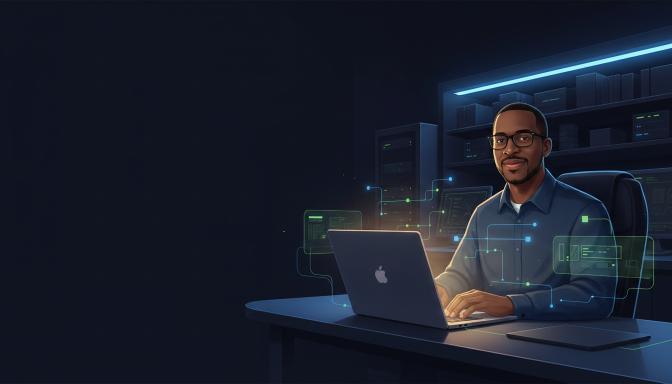
#> input picture design/skool/runware-raw-cover.png, 1344 x 768 px (shown at 1/2 size)
$ python generate_course_cover.py
#> lines starting #> are read from the running program, lines starting #| are printed output that depends on the picture
#!/usr/bin/env python3
"""Generate the Builders Lab Course 01 cover in the current Skool theme."""
from __future__ import annotations

from pathlib import Path
from PIL import Image, ImageDraw, ImageFont, ImageOps

ROOT = Path(__file__).resolve().parent
FONTS = ROOT / "course-cover-assets" / "fonts"
RAW_ART = ROOT / "runware-raw-cover.png"
OUTPUT_DIR = ROOT / "courses" / "01-client-knowledge-portal" / "Course Art"
OUTPUT = OUTPUT_DIR / "client-knowledge-portal-cover-1280x720.png"

WIDTH, HEIGHT = 1280, 720
NAVY = (8, 18, 35)
NAVY_DEEP = (5, 12, 25)
BLUE = (45, 137, 255)
CYAN = (70, 220, 255)
LIME = (154, 255, 93)
WHITE = (244, 248, 255)
LIGHT_BLUE = (173, 214, 255)
MUTED = (169, 186, 210)


def font(filename: str, size: int, variation: str | None = None) -> ImageFont.FreeTypeFont:
    face = ImageFont.truetype(FONTS / filename, size)
    if variation and hasattr(face, "set_variation_by_name"):
        face.set_variation_by_name(variation)
    return face


def add_left_readability_gradient(image: Image.Image) -> Image.Image:
    overlay = Image.new("RGBA", image.size, (0, 0, 0, 0))
    pixels = overlay.load()
    for x in range(WIDTH):
        if x <= 410:
            alpha = 88
        elif x >= 790:
            alpha = 0
        else:
            alpha = round(88 * (1 - (x - 410) / 380))
        for y in range(HEIGHT):
            pixels[x, y] = (*NAVY_DEEP, alpha)
    return Image.alpha_composite(image.convert("RGBA"), overlay)


def rounded_label(draw: ImageDraw.ImageDraw) -> None:
    box = (70, 58, 407, 106)
    draw.rounded_rectangle(box, radius=24, fill=(13, 35, 68, 226), outline=(74, 133, 205, 170), width=1)
    draw.ellipse((91, 76, 105, 90), fill=LIME)
    label_font = font("IBMPlexMono-Medium.ttf", 16)
    draw.text((120, 70), "BUILDERS LAB · COURSE 01", font=label_font, fill=MUTED)


def add_signal_details(draw: ImageDraw.ImageDraw) -> None:
    mono = font("IBMPlexMono-Medium.ttf", 15)
    small = font("IBMPlexMono-Regular.ttf", 13)

    draw.text((72, 554), "UPLOAD", font=mono, fill=MUTED)
    draw.line((137, 564, 166, 564), fill=BLUE, width=2)
    draw.ellipse((162, 560, 170, 568), fill=CYAN)
    draw.text((183, 554), "RECORD", font=mono, fill=MUTED)
    draw.line((248, 564, 277, 564), fill=BLUE, width=2)
    draw.ellipse((273, 560, 281, 568), fill=CYAN)
    draw.text((294, 554), "REVIEW", font=mono, fill=MUTED)
    draw.line((359, 564, 388, 564), fill=BLUE, width=2)
    draw.ellipse((384, 560, 392, 568), fill=LIME)
    draw.text((405, 554), "APPROVE", font=mono, fill=MUTED)

    draw.text((72, 628), "DATA BEFORE AGENTS", font=small, fill=MUTED)
    draw.line((72, 612, 481, 612), fill=(38, 65, 105), width=1)
    draw.line((72, 612, 218, 612), fill=BLUE, width=3)
    draw.line((218, 612, 270, 612), fill=LIME, width=3)


def generate() -> Path:
    if not RAW_ART.exists():
        raise FileNotFoundError(f"Missing established Builders Lab artwork: {RAW_ART}")

    OUTPUT_DIR.mkdir(parents=True, exist_ok=True)
    raw = Image.open(RAW_ART).convert("RGB")
    canvas = ImageOps.fit(raw, (WIDTH, HEIGHT), method=Image.Resampling.LANCZOS, centering=(0.50, 0.50)).convert("RGBA")
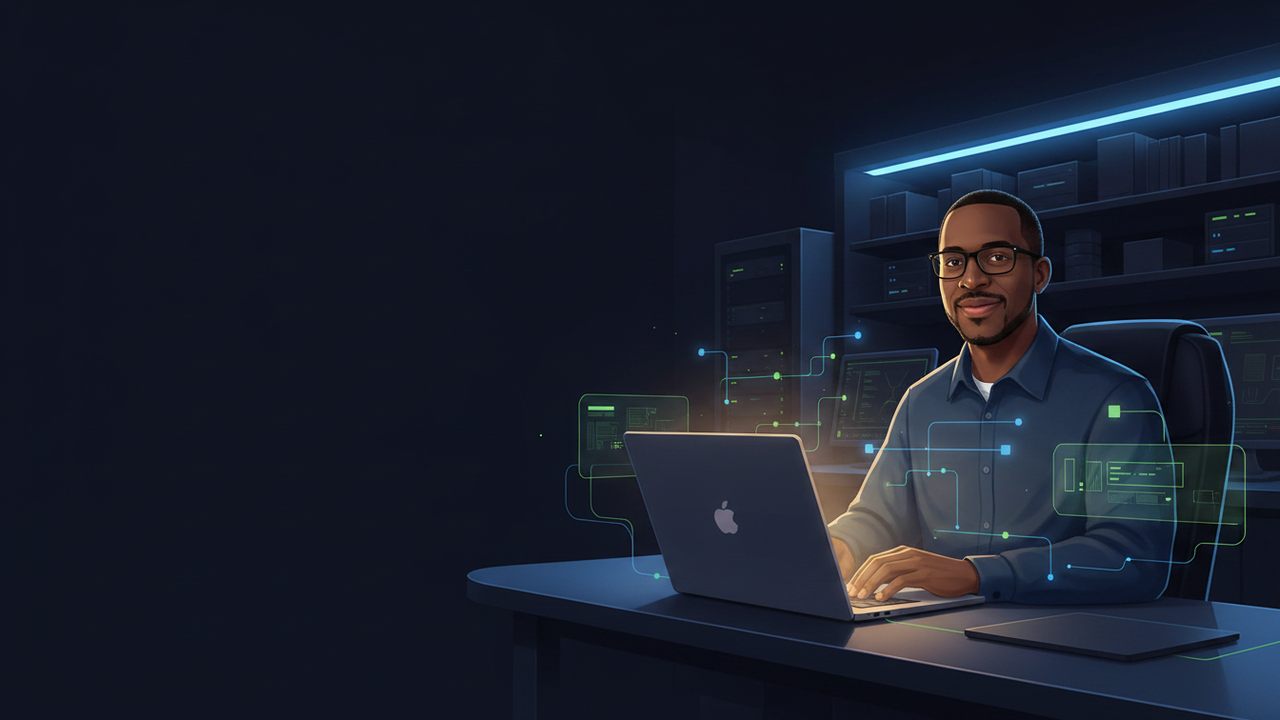
#> canvas: PIL image 1280x720 RGBA; mean R, G, B, A 25.7, 31.4, 45.2, 255
    canvas = add_left_readability_gradient(canvas)
#> in add_left_readability_gradient, `overlay = Image.new("RGBA", image.size, (0, 0, 0, 0))`: overlay: PIL image 1280x720 RGBA; every value is 0
    draw = ImageDraw.Draw(canvas, "RGBA")

    rounded_label(draw)

    title_font = font("Manrope-Variable.ttf", 68, "ExtraBold")
    portal_font = font("Manrope-Variable.ttf", 76, "ExtraBold")
    subtitle_font = font("Manrope-Variable.ttf", 27, "Bold")
    supporting_font = font("Manrope-Variable.ttf", 19, "Medium")

    draw.text((70, 165), "Client Knowledge", font=title_font, fill=WHITE)
    draw.text((70, 242), "Portal", font=portal_font, fill=LIGHT_BLUE)

    draw.line((72, 350, 427, 350), fill=BLUE, width=6)
    draw.line((427, 350, 498, 350), fill=LIME, width=6)

    draw.text((70, 394), "Build a controlled document intake", font=subtitle_font, fill=WHITE)
    draw.text((70, 434), "for one AI project.", font=subtitle_font, fill=WHITE)
    draw.text((72, 490), "Private files. Tracked status. Human approval.", font=supporting_font, fill=MUTED)

    add_signal_details(draw)

    # Sparse network points extend the established systems motif into the title field.
    draw.line((520, 445, 593, 414, 647, 444), fill=(70, 220, 255, 90), width=1)
    for x, y, color in [(520, 445, CYAN), (593, 414, LIME), (647, 444, BLUE)]:
        draw.ellipse((x - 3, y - 3, x + 3, y + 3), fill=(*color, 210))

    final = canvas.convert("RGB")
    final.save(OUTPUT, format="PNG", optimize=True)
    return OUTPUT


if __name__ == "__main__":
#> (the run stopped early here; a loop or call above may not have finished)
